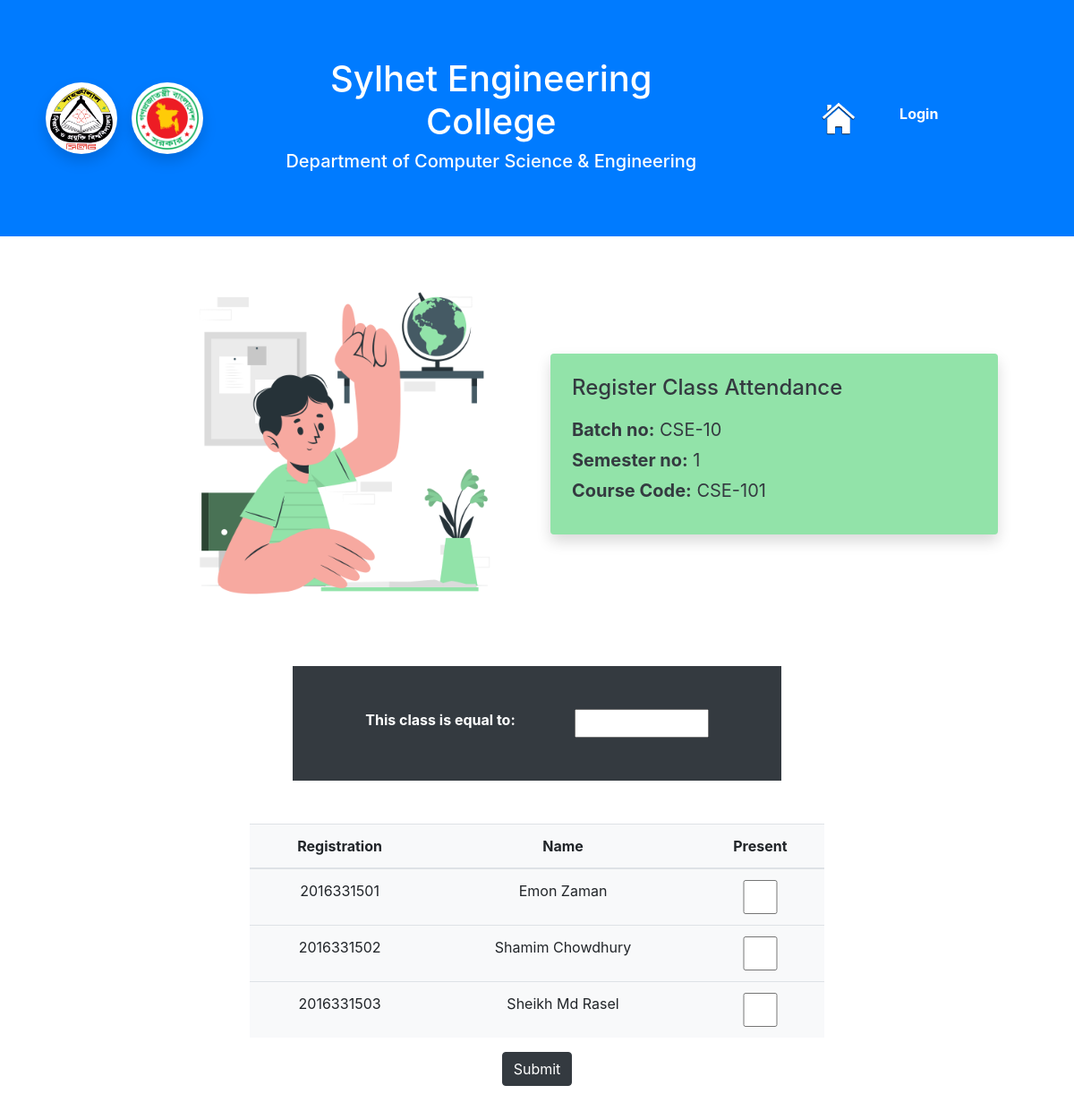
/main/assessments/CSE-10/1/CSE-101/attendance, run on the app's committed database.
### main/models.py (models this page shows)
class Student(models.Model):
    id = models.AutoField
    reg_no = models.CharField(max_length=10, default="")
    batch_no = models.CharField(max_length=6, default="")
    session = models.CharField(max_length=8, default="")
    name = models.CharField(max_length=60, default="")
    father_name = models.CharField(max_length=60, default="")
    mother_name = models.CharField(max_length=60, default="")
    address = models.CharField(max_length=100, default="")
    phone = models.CharField(max_length=11, default="")
    isResidential = models.BooleanField(default=False)
    isCR = models.BooleanField(default=False)
    average_cgpa = models.FloatField(default=0)
    remarks = models.CharField(max_length=500, default="None")

### main/views.py (the view, shortened to what this page needs)
def add_attendance(request, batch_no, semester_no, course_code):
    students = Student.objects.filter(batch_no=batch_no)
    context = {
        'students': students,
        'batch_no': batch_no,
        'semester_no': semester_no,
        'course_code': course_code
    }
    return render(request, 'main/add_attendance.html', context)

### main/templates/main/add_attendance.html (shortened to what this page needs)
{% extends 'main/base.html' %}
{% load static %}
{% block body %}
<section class="text-with-img row">
    <div class="col-6 d-flex justify-content-end align-items-center">
      <img src="{% static 'main/images/attendance.png' %}" alt="student" class="illustrator-img">
    </div>
    <div class="col-6 d-flex justify-content-start align-items-center">
      <div class="text-dark p-4 rounded illustrator-details shadow">
        <h4 class="mb-4">Register Class Attendance</h4>
        <p><b>Batch no:</b> {{batch_no}}</p>
        <p><b>Semester no:</b> {{semester_no}}</p>
        <p><b>Course Code:</b> {{course_code}}</p>
      </div>
    </div>
</section>
<section class="mb-5">
    <div class="d-flex justify-content-center">
        <form action="" method="POST"> {% csrf_token %}
            <div class="form-group bg-dark text-white m-5 p-5 d-flex justify-content-around">
                <label for=""><b>This class is equal to: </b></label>
                <input type="number" name="equal_to" class="col-4" required>
            </div>
            <table class="table table-hover bg-light">
                <thead>
                    <tr class="text-center">
                        <th>Registration</th>
                        <th>Name</th>
                        <th>Present</th>
                    </tr>
                </thead>
                <tbody>
                    {% for student in students %}
                        <tr class="text-center">
                            <td>{{student.reg_no}}</td>
                            <td>{{student.name}}</td>
                            <td>
                                <input type="checkbox" name={{student.reg_no}} class="form-control" value=True>
                            </td>
                        </tr>
                    {% endfor %}
                </tbody>
            </table>
            <div class="d-flex justify-content-center">
                <button type="submit" class="btn btn-dark">Submit</button>
            </div>
        </form>
    </div>
</section>
{% endblock %}

### data on the page
Student: reg_no "2016331501", name "Emon Zaman"
Student: reg_no "2016331502", name "Shamim Chowdhury"
Student: reg_no "2016331503", name "Sheikh Md Rasel"

### other printed values
{{ batch_no }} "CSE-10"
{{ semester_no }} "1"
{{ course_code }} "CSE-101"
